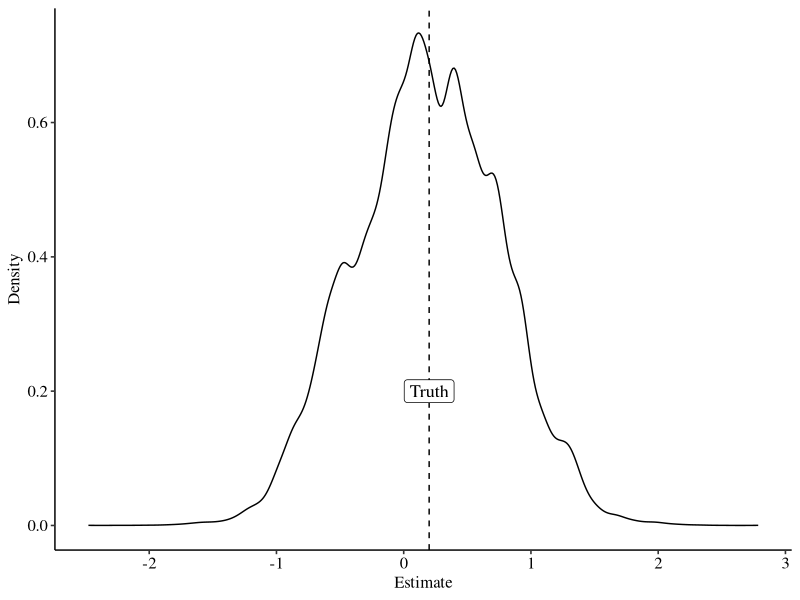
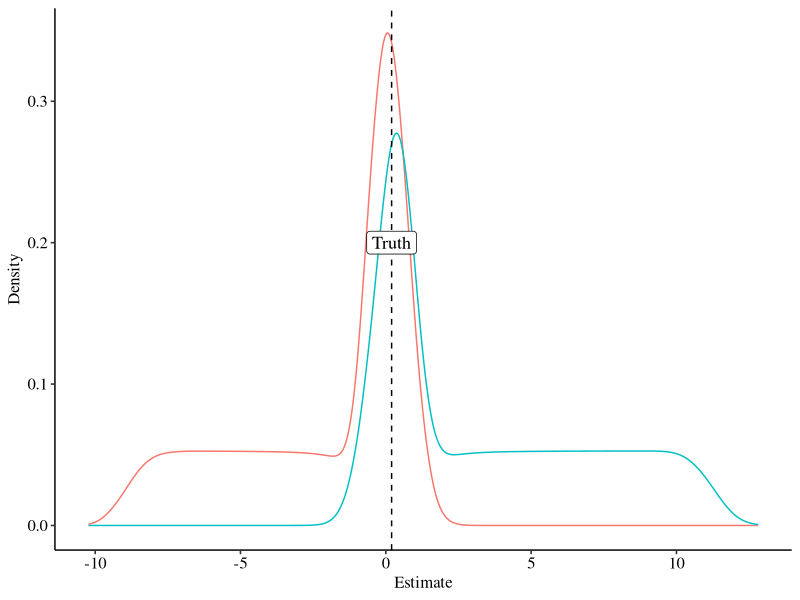
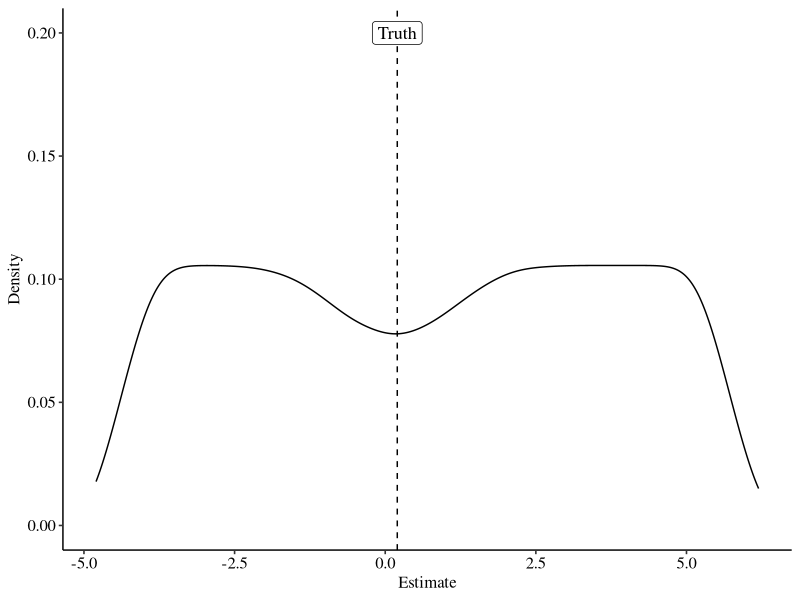

Write the R code that produced these figures, in order.
## ---- chunk 1
knitr::opts_chunk$set(echo = FALSE)
## ---- chunk 2
library(data.table)
library(ggplot2)

make_data <- function() {
  dat <- data.table(G = c(0,0,1,1),
                    T = c(0,1,0,1),
                    CF = runif(4))
  dat[, Y := CF]
  dat[G == 1 & T == 1, Y := Y + .2]
  return(dat)
}

get_a <- function(Y) {
  (Y[3]^2 + Y[2]^2 - Y[1]^2 - Y[4]^2)/(2*(Y[1] + Y[4] - Y[3] - Y[2]))
}

func <- function(x,a) {
  (x+a)^2
}

est_did <- function(Y, a) {
  func(Y[4],a) - func(Y[3],a) - (func(Y[2],a) - func(Y[1],a))
  #sqrt(a^2+2*a*(Y[2]+Y[3]-Y[1])+Y[2]^2+Y[3]^2-Y[1]^2)-a-Y[4]
}

est_didV <- Vectorize(est_did, 'a')

run_range <- function(i) {
  range <- (-50:50)/10
  dat <- make_data()
  ests <- data.table(a = range, est = est_didV(dat$Y, range), true_a = get_a(dat$CF), final_Y = dat$Y[4])
  return(ests)
}

set.seed(1000) 
someests <- 1:500 |>
  lapply(run_range) |>
  rbindlist()

someests[, scaledest1 := -sqrt(a^2+2*a*final_Y-est+final_Y^2)+a+final_Y]
someests[, scaledest2 := sqrt(a^2+2*a*final_Y-est+final_Y^2)+a+final_Y]
someests[, closer := fifelse(abs(scaledest1 - .2) < abs(scaledest2 - .2), scaledest1, scaledest2)]

ggplot(someests,aes(x = closer)) + geom_density() + 
  geom_vline(xintercept = .2, linetype = 'dashed') + 
  annotate(x = .2, y = .2, geom = 'label', label = 'Truth', family = 'serif', size = 13/.pt) +
  ggpubr::theme_pubr() + 
  theme(text = element_text(family = 'serif')) + 
  labs(x = 'Estimate', y = 'Density')
## ---- chunk 3
melt(someests[, .(ID = 1:.N, scaledest1, scaledest2)], id.vars = 'ID') |>
  ggplot(aes(x = value, color = variable)) + geom_density() + 
  geom_vline(xintercept = .2, linetype = 'dashed') + 
  annotate(x = .2, y = .2, geom = 'label', label = 'Truth', family = 'serif', size = 13/.pt) +
  ggpubr::theme_pubr() + 
  theme(text = element_text(family = 'serif')) + 
  labs(x = 'Estimate', y = 'Density') + 
  guides(color = 'none')
## ---- chunk 4
someests[, avg := (scaledest1+scaledest2)/2]
ggplot(someests, aes(x = avg)) + geom_density() + 
  geom_vline(xintercept = .2, linetype = 'dashed') + 
  annotate(x = .2, y = .2, geom = 'label', label = 'Truth', family = 'serif', size = 13/.pt) +
  ggpubr::theme_pubr() + 
  theme(text = element_text(family = 'serif')) + 
  labs(x = 'Estimate', y = 'Density') + 
  guides(color = 'none')
